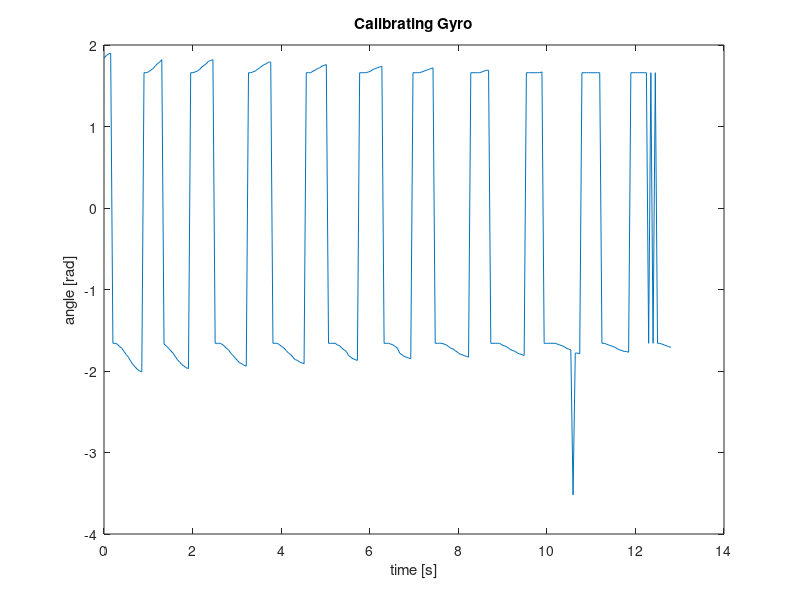

The MATLAB source for this figure:
function Calibrating_Gyro()
    % data collected from swinging Rocky
    gyro_data = [1.84
    1.87
    1.89
    1.90
    -1.66
    -1.66
    -1.67
    -1.70
    -1.72
    -1.76
    -1.80
    -1.83
    -1.88
    -1.92
    -1.95
    -1.98
    -2.00
    -2.01
    1.66
    1.66
    1.67
    1.69
    1.71
    1.74
    1.77
    1.79
    1.82
    -1.67
    -1.69
    -1.72
    -1.75
    -1.78
    -1.82
    -1.86
    -1.89
    -1.92
    -1.94
    -1.96
    -1.97
    1.66
    1.66
    1.67
    1.68
    1.70
    1.73
    1.75
    1.77
    1.80
    1.81
    1.82
    -1.66
    -1.66
    -1.66
    -1.67
    -1.69
    -1.72
        -1.74
    -1.78
    -1.81
    -1.84
    -1.87
    -1.90
    -1.91
    -1.93
    -1.94
    1.66
    1.66
    1.67
    1.68
    1.70
    1.72
    1.74
    1.76
    1.77
    1.79
    1.79
    -1.66
    -1.66
    -1.66
    -1.68
    -1.70
    -1.72
    -1.75
    -1.78
    -1.80
        -1.83
    -1.86
    -1.87
    -1.89
    -1.90
    -1.91
    1.66
    1.66
    1.66
    1.68
    1.69
    1.71
    1.72
    1.74
    1.75
    1.76
    -1.66
    -1.66
    -1.66
    -1.66
    -1.68
    -1.69
    -1.72
    -1.74
    -1.76
    
        -1.81
    -1.83
    -1.85
    -1.86
    -1.87
    1.66
    1.66
    1.66
    1.66
    1.67
    1.68
    1.70
    1.71
    1.72
    1.73
    1.74
    -1.66
    -1.66
    -1.66
    -1.67
    -1.68
    -1.70
    -1.72
    
        -1.78
    -1.80
    -1.82
    -1.83
    -1.84
    -1.85
    1.66
    1.66
    1.66
    1.66
    1.67
    1.68
    1.69
    1.70
    1.71
    1.72
    -1.66
    -1.66
    -1.66
    -1.66
    -1.67
    -1.68
    -1.70
    -1.72
    -1.73
    -1.75
    -1.77
    -1.79
    -1.80
        -1.81
    -1.82
    -1.83
    1.66
    1.66
    1.66
    1.66
    1.66
    1.67
    1.68
    1.69
    1.69
    -1.66
    -1.66
    -1.66
    -1.66
    -1.66
    -1.68
    -1.69
    -1.70
    -1.72
    -1.74
    -1.75
    -1.76
    -1.78
        -1.79
    -1.80
    -1.81
    1.66
    1.66
    1.66
    1.66
    1.66
    1.66
    1.66
    1.67
    -1.66
    -1.66
    -1.66
    -1.66
    -1.66
    -1.66
    -1.67
    -1.68
    -1.69
    -1.70
    -1.72
    -1.73
    -1.74
    -1.75-1.77
    -1.78
    -1.78
    -1.79
    1.66
    1.66
    1.66
    1.66
    1.66
    1.66
    1.66
    1.66
    1.66
    -1.66
    -1.66
    
        -1.67
    -1.68
    -1.69
    -1.70
    -1.71
    -1.73
    -1.74
    -1.75
    -1.76
    -1.76
    -1.77
    1.66
    1.66
    1.66
    1.66
    1.66
    1.66
    1.66
    1.66
    -1.66
    1.66
    -1.66
    1.66
    -1.66
    -1.66
    -1.67
    -1.68
    -1.69
    -1.70
    -1.71];

    % time data was collected
    time = linspace(0, length(gyro_data)*50e-3, length(gyro_data));

    % plotting data
    clf
    plot(time, gyro_data)
    title('Calibrating Gyro')
    xlabel('time [s]')
    ylabel('angle [rad]')
    
    % peaks from data from visually looking at plot
    peaks = [.15, 1.3, 2.46, 3.76, 5.02, 6.27, 7.43, 8.53, 9.74, 10.99, 12.1];
    
    % finding distances between peaks and taking their average to find the
    % period
    peak_diffs = zeros(1, length(peaks)-1);
    for i = 1:length(peaks)-1
        peak_diffs = peaks(i+1) - peaks(i)
    end
    
    % natural frequency is 2*pi*period
    nat_frequency = 2*pi*mean(peak_diffs)
end